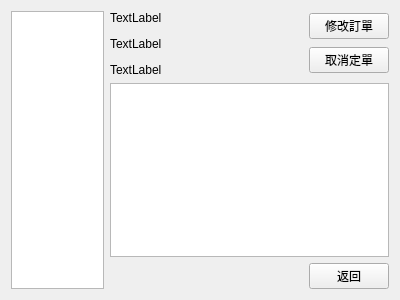
<?xml version="1.0" encoding="UTF-8"?>
<ui version="4.0">
 <class>CheckOrderForm</class>
 <widget class="QWidget" name="CheckOrderForm">
  <property name="geometry">
   <rect>
    <x>0</x>
    <y>0</y>
    <width>400</width>
    <height>300</height>
   </rect>
  </property>
  <property name="windowTitle">
   <string>Form</string>
  </property>
  <layout class="QHBoxLayout" name="horizontalLayout_4" stretch="1,3">
   <item>
    <widget class="QListView" name="listView"/>
   </item>
   <item>
    <layout class="QVBoxLayout" name="verticalLayout">
     <item>
      <layout class="QHBoxLayout" name="horizontalLayout_2" stretch="5,1">
       <item>
        <widget class="QLabel" name="label_2">
         <property name="text">
          <string>&lt;html&gt;&lt;head/&gt;&lt;body&gt;&lt;p&gt;TextLabel&lt;/p&gt;&lt;p&gt;TextLabel&lt;/p&gt;&lt;p&gt;TextLabel&lt;/p&gt;&lt;/body&gt;&lt;/html&gt;</string>
         </property>
        </widget>
       </item>
       <item>
        <layout class="QVBoxLayout" name="verticalLayout_2">
         <item>
          <widget class="QPushButton" name="pushButton">
           <property name="text">
            <string>修改訂單</string>
           </property>
          </widget>
         </item>
         <item>
          <widget class="QPushButton" name="pushButton_2">
           <property name="text">
            <string>取消定單</string>
           </property>
          </widget>
         </item>
        </layout>
       </item>
      </layout>
     </item>
     <item>
      <widget class="QTableView" name="tableView"/>
     </item>
     <item>
      <layout class="QHBoxLayout" name="horizontalLayout_3">
       <item>
        <spacer name="horizontalSpacer">
         <property name="orientation">
          <enum>Qt::Horizontal</enum>
         </property>
         <property name="sizeHint" stdset="0">
          <size>
           <width>40</width>
           <height>20</height>
          </size>
         </property>
        </spacer>
       </item>
       <item>
        <widget class="QPushButton" name="pushButton_3">
         <property name="text">
          <string>返回</string>
         </property>
        </widget>
       </item>
      </layout>
     </item>
    </layout>
   </item>
  </layout>
 </widget>
 <resources/>
 <connections/>
</ui>
